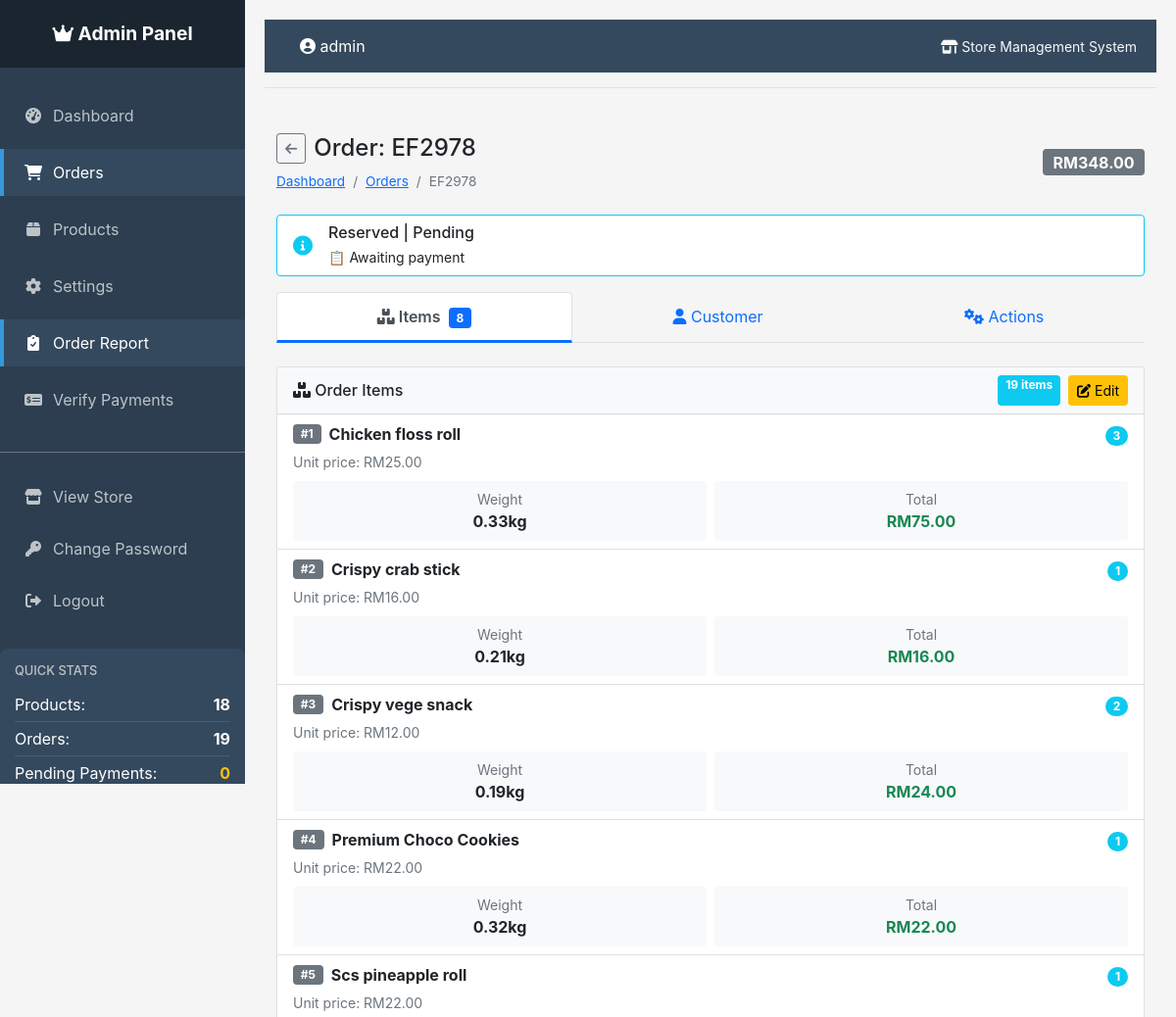
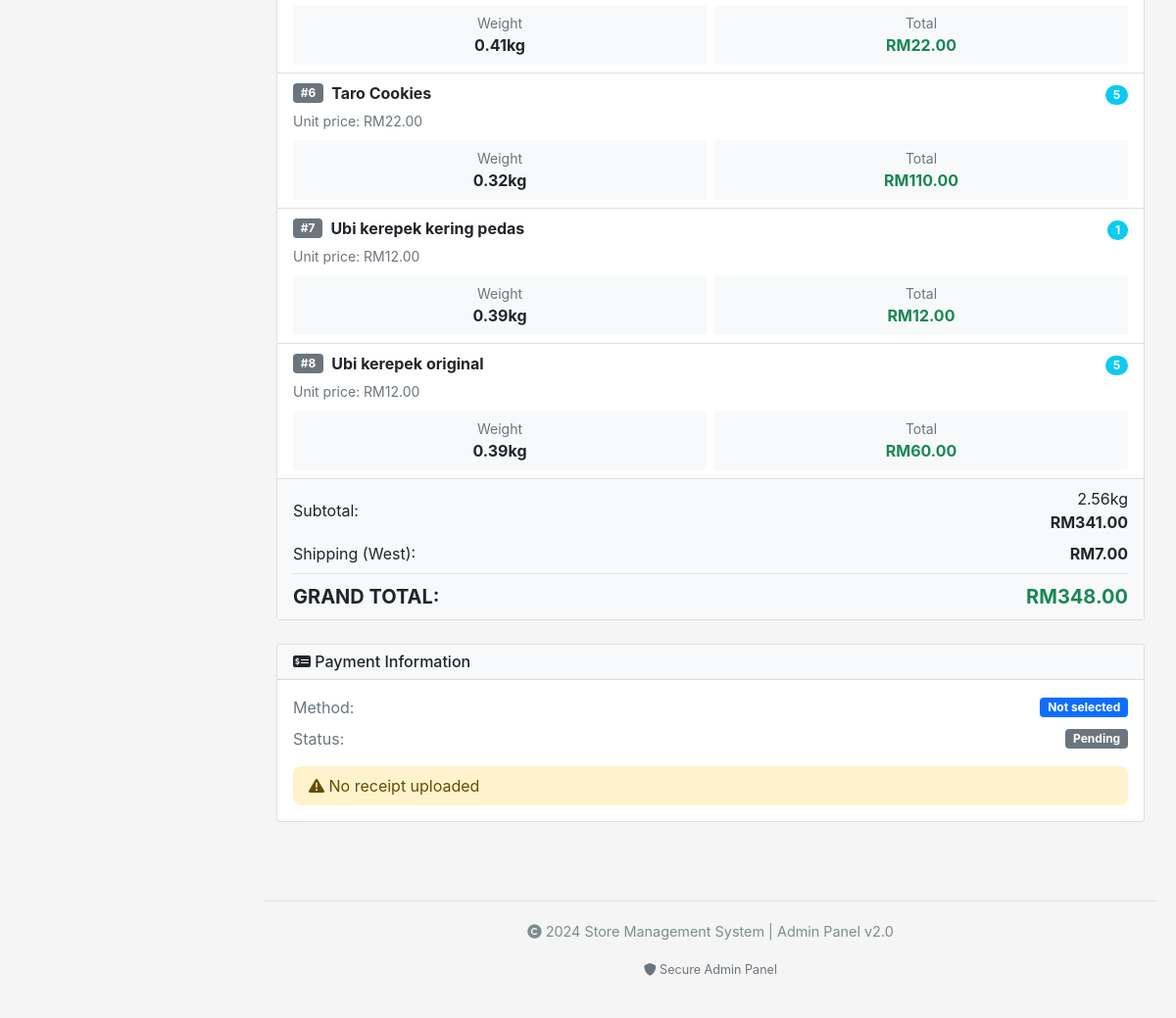
/admin/orders/EF2978 (signed in), run on the app's committed database (2 pictures, top to bottom).
### tables this page shows
CREATE TABLE orders (
            id INTEGER PRIMARY KEY AUTOINCREMENT,
            order_id TEXT UNIQUE NOT NULL,
            customer_name TEXT NOT NULL,
            total_price REAL NOT NULL,
            shipping_fee REAL NOT NULL,
            address TEXT NOT NULL,
            postcode TEXT NOT NULL,
            state TEXT NOT NULL,
            region TEXT NOT NULL,
            status TEXT DEFAULT 'pending',
            created_at TIMESTAMP DEFAULT CURRENT_TIMESTAMP
        , contact_number TEXT, payment_method TEXT, payment_status TEXT DEFAULT "pending", payment_receipt TEXT, payment_verified BOOLEAN DEFAULT 0, payment_verified_at TIMESTAMP, payment_verified_by TEXT, tracking_number TEXT, updated_at TIMESTAMP);

CREATE TABLE order_items (
            id INTEGER PRIMARY KEY AUTOINCREMENT,
            order_id TEXT NOT NULL,
            product_id INTEGER NOT NULL,
            product_name TEXT NOT NULL,
            quantity INTEGER NOT NULL,
            price REAL NOT NULL,
            weight REAL NOT NULL,
            FOREIGN KEY (order_id) REFERENCES orders (order_id),
            FOREIGN KEY (product_id) REFERENCES products (id)
        );

### app.py (the view)
@app.route('/admin/orders/<order_id>')
@admin_required
def order_details(order_id):
    order = g.conn.execute('SELECT * FROM orders WHERE order_id = ?', (order_id,)).fetchone()
    if not order:
        return redirect(url_for('admin_orders'))
    items = g.conn.execute('''
        SELECT oi.*, p.price as unit_price
        FROM order_items oi
        LEFT JOIN products p ON oi.product_id = p.id
        WHERE oi.order_id = ?
    ''', (order_id,)).fetchall()
    return render_template('order_details.html', order=order, items=items)

### app.py (called while the page is built)
@app.template_filter('datetimeformat')
def datetimeformat(value, format='%d %b %Y, %I:%M %p'):
    if value:
        if isinstance(value, str):
            try:
                for fmt in ('%Y-%m-%d %H:%M:%S', '%Y-%m-%d %H:%M:%S.%f', '%Y-%m-%d'):
                    try:
                        value = datetime.strptime(value, fmt)
                        break
                    except ValueError:
                        continue
            except:
                return value
        if isinstance(value, datetime):
            return value.strftime(format)
    return ''

def get_db_connection():
    conn = sqlite3.connect(app.config['DATABASE'])
    conn.row_factory = sqlite3.Row
    return conn

@app.before_request
def before_request():
    g.conn = get_db_connection()

@app.teardown_request
def teardown_request(exception):
    if hasattr(g, 'conn'):
        g.conn.close()

def admin_required(f):
    @wraps(f)
    def decorated_function(*args, **kwargs):
        if 'admin_logged_in' not in session:
            return redirect(url_for('admin_login'))
        return f(*args, **kwargs)
    return decorated_function

@app.context_processor
def inject_pending_payments():
    if hasattr(g, 'conn'):
        pending_count = g.conn.execute(
            'SELECT COUNT(*) FROM orders WHERE payment_status = "pending_verification"'
        ).fetchone()[0]
        return dict(pending_payments=pending_count)
    return dict(pending_payments=0)

### templates/order_details.html (shortened to what this page needs)
{% extends "admin_base.html" %}
{% block content %}
<div class="container-fluid py-3">
    <div class="d-flex flex-column flex-sm-row justify-content-between align-items-start align-items-sm-center mb-4 gap-2">
        <div>
            <div class="d-flex align-items-center mb-2">
                <a href="{{ url_for('admin_orders') }}" class="btn btn-sm btn-outline-secondary me-2">
                    <i class="fas fa-arrow-left"></i>
                </a>
                <h1 class="h4 mb-0">Order: {{ order.order_id }}</h1>
            </div>
            <nav aria-label="breadcrumb">
                <ol class="breadcrumb mb-0" style="font-size: 0.85rem;">
                    <li class="breadcrumb-item"><a href="{{ url_for('admin_dashboard') }}">Dashboard</a></li>
                    <li class="breadcrumb-item"><a href="{{ url_for('admin_orders') }}">Orders</a></li>
                    <li class="breadcrumb-item active">{{ order.order_id|truncate(10) }}</li>
                </ol>
            </nav>
        </div>
        <div class="mt-2 mt-sm-0">
            <span class="badge fs-6 bg-{% if order.payment_status == 'verified' %}success{% elif order.payment_status == 'rejected' %}danger{% elif order.payment_status == 'pending_verification' %}warning{% else %}secondary{% endif %}">
                RM{{ "%.2f"|format(order.total_price) }}
            </span>
        </div>
    </div>
    <div class="card mb-3 border-{% if order.payment_status == 'verified' %}success{% elif order.payment_status == 'rejected' %}danger{% elif order.payment_status == 'pending_verification' %}warning{% else %}info{% endif %}">
        <div class="card-body py-2">
            <div class="d-flex align-items-center">
                <div class="flex-shrink-0 me-3">
                    <i class="fas fa-{% if order.payment_status == 'verified' %}check-circle text-success{% elif order.payment_status == 'rejected' %}times-circle text-danger{% elif order.payment_status == 'pending_verification' %}clock text-warning{% else %}info-circle text-info{% endif %} fa-lg"></i>
                </div>
                <div class="flex-grow-1">
                    <h6 class="mb-1">{{ order.status|title }} | {{ order.payment_status|title }}</h6>
                    <p class="mb-0 small">
                        {% if order.payment_status == 'verified' %}
                            ✅ Payment verified {{ order.payment_verified_at|datetimeformat('short') if order.payment_verified_at else '' }}
                        {% elif order.payment_status == 'pending_verification' %}
                            ⏳ Awaiting payment verification
                        {% elif order.payment_status == 'rejected' %}
                            ❌ Payment rejected
                        {% else %}
                            📋 Awaiting payment
                        {% endif %}
                    </p>
                </div>
            </div>
        </div>
    </div>
    <div class="mb-4">
        <ul class="nav nav-tabs nav-fill" id="orderTabs" role="tablist">
            <li class="nav-item" role="presentation">
                <button class="nav-link active" id="items-tab" data-bs-toggle="tab" data-bs-target="#items" type="button" role="tab">
                    <i class="fas fa-boxes d-block d-sm-inline"></i>
                    <span class="d-none d-sm-inline"> Items</span>
                    <span class="badge bg-primary ms-1">{{ items|length }}</span>
                </button>
            </li>
            <li class="nav-item" role="presentation">
                <button class="nav-link" id="customer-tab" data-bs-toggle="tab" data-bs-target="#customer" type="button" role="tab">
                    <i class="fas fa-user d-block d-sm-inline"></i>
                    <span class="d-none d-sm-inline"> Customer</span>
                </button>
            </li>
            <li class="nav-item" role="presentation">
                <button class="nav-link" id="actions-tab" data-bs-toggle="tab" data-bs-target="#actions" type="button" role="tab">
                    <i class="fas fa-cogs d-block d-sm-inline"></i>
                    <span class="d-none d-sm-inline"> Actions</span>
                </button>
            </li>
        </ul>
    </div>
    <div class="tab-content" id="orderTabsContent">
        <div class="tab-pane fade show active" id="items" role="tabpanel">
            <div class="card mb-4">
                <div class="card-header bg-light py-2">
                    <div class="d-flex justify-content-between align-items-center">
                        <h6 class="mb-0">
                            <i class="fas fa-boxes"></i> Order Items
                        </h6>
                        <div class="d-flex gap-2">
                            <span class="badge bg-info">{{ items|sum(attribute='quantity') }} items</span>
                            <a href="{{ url_for('edit_order_items', order_id=order.order_id) }}"
                               class="btn btn-warning btn-sm">
                                <i class="fas fa-edit"></i>
                                <span class="d-none d-sm-inline"> Edit</span>
                            </a>
                        </div>
                    </div>
                </div>
                <div class="card-body p-0">
                    <div class="list-group list-group-flush">
                        {% for item in items %}
                        <div class="list-group-item">
                            <div class="d-flex justify-content-between align-items-start mb-2">
                                <div>
                                    <div class="d-flex align-items-center mb-1">
                                        <span class="badge bg-secondary me-2">#{{ loop.index }}</span>
                                        <strong>{{ item.product_name }}</strong>
                                    </div>
                                    <small class="text-muted">
                                        Unit price: RM{{ "%.2f"|format(item.price) }}
                                    </small>
                                </div>
                                <div class="text-end">
                                    <span class="badge bg-info rounded-pill">{{ item.quantity }}</span>
                                </div>
                            </div>
                            <div class="row g-2">
                                <div class="col-6">
                                    <div class="bg-light rounded p-2 text-center">
                                        <small class="text-muted d-block">Weight</small>
                                        <strong>{{ item.weight }}kg</strong>
                                    </div>
                                </div>
                                <div class="col-6">
                                    <div class="bg-light rounded p-2 text-center">
                                        <small class="text-muted d-block">Total</small>
                                        <strong class="text-success">RM{{ "%.2f"|format(item.price * item.quantity) }}</strong>
                                    </div>
                                </div>
                            </div>
                        </div>
                        {% endfor %}
                        <div class="list-group-item bg-light">
                            <div class="d-flex justify-content-between align-items-center mb-2">
                                <span>Subtotal:</span>
                                <div class="text-end">
                                    <div>{{ items|sum(attribute='weight')|round(2) }}kg</div>
                                    <strong>RM{{ "%.2f"|format(order.total_price - order.shipping_fee) }}</strong>
                                </div>
                            </div>
                            <div class="d-flex justify-content-between align-items-center mb-2">
                                <span>Shipping ({{ order.region|title }}):</span>
                                <strong>RM{{ "%.2f"|format(order.shipping_fee) }}</strong>
                            </div>
                            <div class="d-flex justify-content-between align-items-center pt-2 border-top">
                                <span class="fw-bold fs-5">GRAND TOTAL:</span>
                                <strong class="text-success fs-5">RM{{ "%.2f"|format(order.total_price) }}</strong>
                            </div>
                        </div>
                    </div>
                </div>
            </div>
            <div class="card mb-4">
                <div class="card-header bg-light py-2">
                    <h6 class="mb-0">
                        <i class="fas fa-money-check-alt"></i> Payment Information
                    </h6>
                </div>
                <div class="card-body">
                    <div class="row g-3">
                        <div class="col-12">
                            <div class="d-flex justify-content-between align-items-center mb-2">
                                <span class="text-muted">Method:</span>
                                <span class="badge bg-primary">{{ order.payment_method or 'Not selected' }}</span>
                            </div>
                            <div class="d-flex justify-content-between align-items-center mb-3">
                                <span class="text-muted">Status:</span>
                                <span class="badge bg-{% if order.payment_status == 'verified' %}success{% elif order.payment_status == 'rejected' %}danger{% elif order.payment_status == 'pending_verification' %}warning{% else %}secondary{% endif %}">
                                    {{ order.payment_status|title }}
                                </span>
                            </div>
                            {% if order.payment_receipt %}
                            <div class="d-grid gap-2">
                                <span class="text-muted small">Receipt:</span>
                                <a href="{{ url_for('static', filename='receipts/' + order.payment_receipt) }}"
                                   target="_blank" class="btn btn-outline-primary btn-sm">
                                    <i class="fas fa-eye me-1"></i> View
                                </a>
                            </div>
                            {% else %}
                            <div class="alert alert-warning py-2 mb-0">
                                <i class="fas fa-exclamation-triangle"></i> No receipt uploaded
                            </div>
                            {% endif %}
                        </div>
                    </div>
                </div>
            </div>
        </div>
    </div>
</div>
{% endblock %}

### templates/admin_base.html (style rules this page uses)
body { font-family: -apple-system, BlinkMacSystemFont, 'Segoe UI', Roboto, Oxygen, Ubuntu, Cantarell, sans-serif; background-color: #f5f5f5; }
.alert { border: none; border-radius: 8px; }

### templates/order_details.html (style rules this page uses)
@media (min-width: 768px) { .nav-tabs .nav-link { padding: 12px 20px; } }
.nav-tabs .nav-link.active { border-bottom: 3px solid #0d6efd; font-weight: 600; }

### data on the page
orders: order_id "EF2978", total_price "348.00", status "Reserved", payment_status "Pending", order.total_price-order.shipping_fee "341.00", region "West", shipping_fee "7.00"
order_items: product_name "Chicken floss roll", price "25.00", quantity "3", weight "0.33", item.price*item.quantity "75.00"
order_items: product_name "Crispy crab stick", price "16.00", quantity "1", weight "0.21", item.price*item.quantity "16.00"
order_items: product_name "Crispy vege snack", price "12.00", quantity "2", weight "0.19", item.price*item.quantity "24.00"
order_items: product_name "Premium Choco Cookies", price "22.00", quantity "1", weight "0.32", item.price*item.quantity "22.00"
order_items: product_name "Scs pineapple roll", price "22.00", quantity "1", weight "0.41", item.price*item.quantity "22.00"
order_items: product_name "Taro Cookies", price "22.00", quantity "5", weight "0.32", item.price*item.quantity "110.00"
order_items: product_name "Ubi kerepek kering pedas", price "12.00", quantity "1", weight "0.39", item.price*item.quantity "12.00"
order_items: product_name "Ubi kerepek original", price "12.00", quantity "5", weight "0.39", item.price*item.quantity "60.00"

### other printed values
{{ stats['product_count'] if stats else 0 }} "18"
{{ order_stats['order_count'] if order_stats else 0 }} "19"
{{ pending_stats['pending_count'] if pending_stats else 0 }} "0"
{{ session.get('admin_username', 'Admin') }} "admin"
{{ items|length }} "8"
{{ items|sum(attribute='quantity') }} "19"
{{ items|sum(attribute='weight')|round(2) }} "2.56"
{{ order.payment_method or 'Not selected' }} "Not selected"
